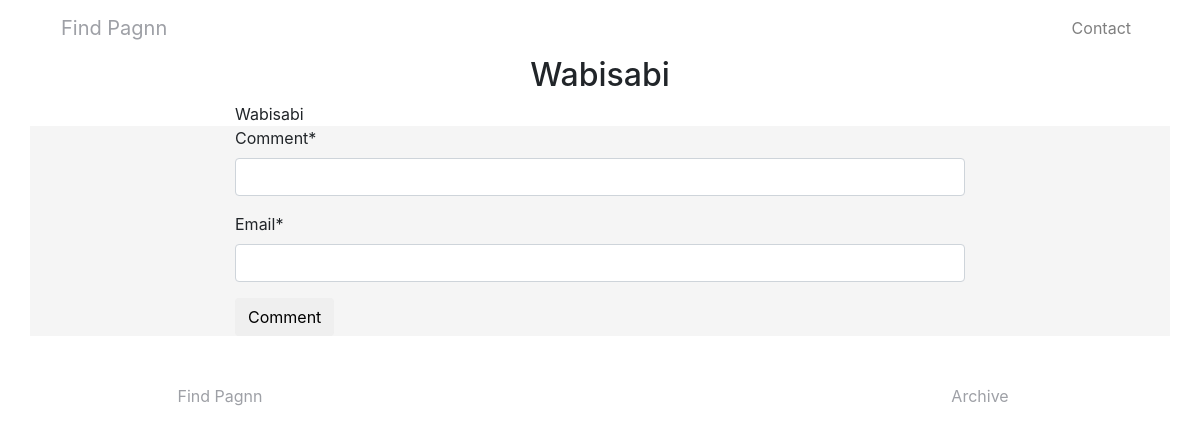
The app's page /posts/wabisabi/, older data.
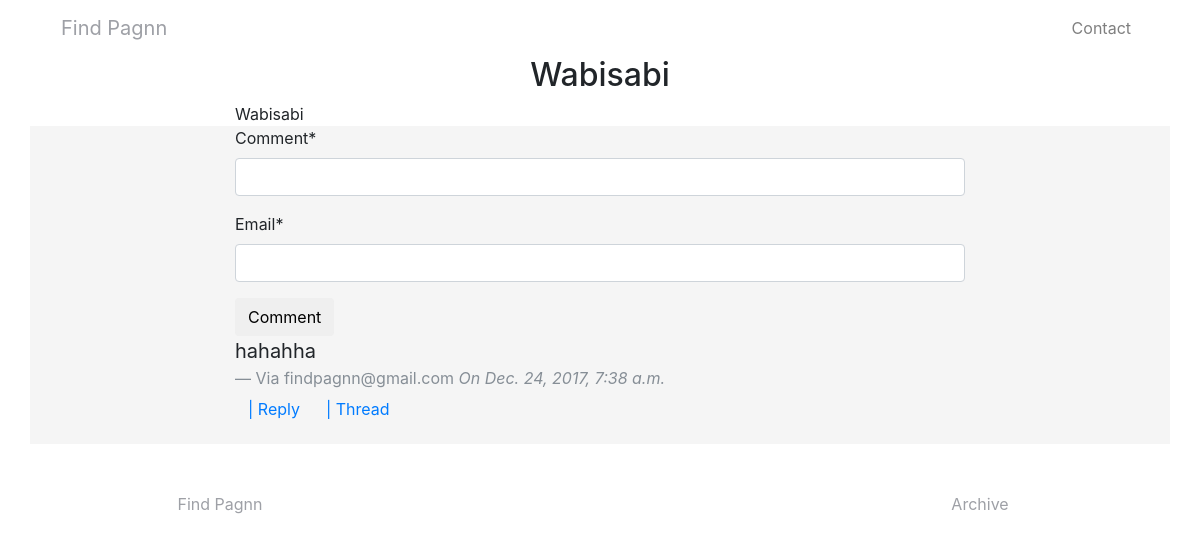
The same page, newer data.
### comments/models.py (models this page shows, shortened)
class Comment(models.Model):
	email = models.EmailField(default='findpagnn@gmail.com')
	post  = models.ForeignKey(Post,on_delete=models.CASCADE,default=1)
	content = models.CharField(max_length=150)
	timestamp = models.DateTimeField(auto_now_add=True)
	parent =models.ForeignKey('self',null=True,blank=True,on_delete=models.CASCADE)
	objects = CommentManager()
	def children(self):
		return Comment.objects.filter(parent=self)
	def get_absolute_url(self):
		return reverse('comments:thread',kwargs={'pk':self.pk})

### posts/views.py (the view, shortened to what this page needs)
# urls.py: path('<slug:slug>/',PostDetailView.as_view(),name='detail'),
class PostDetailView(DetailView):
	template_name='posts/post_detail.html'
	def get_object(self,*args,**kwargs):
		request=self.request
		slug=self.kwargs.get('slug')
		qs=Post.objects.filter(slug=slug)
		if qs.exists():
			return qs.first()
		return HttpResponse('Post not found.')
	def get_context_data(self,*args,**kwargs):
		context=super(PostDetailView,self).get_context_data(*args,**kwargs)
		instance=context['object']
		comments=instance.comment_set.all().filter(parent=None)
		context['comments']=comments
		commentForm=CommentForm()
		context['commentForm']=commentForm
		return context

### comments/forms.py
class CommentForm(forms.ModelForm):
	content=forms.CharField(widget=forms.TextInput,label='Comment')
	email=forms.EmailField(widget=forms.TextInput)
	class Meta:
		model=Comment
		fields=['content','email']

### comments/models.py (called while the page is built)
	def all(self):
		qs=super(CommentManager,self).filter(parent=None)
		return qs

### posts/models.py (called while the page is built)
	@property
	def comments(self):
		instance=self
		qs=self.comment_set.all()
		return qs

### templates/posts/post_detail.html (shortened to what this page needs)
{% extends 'base.html' %}
{% load crispy_forms_tags %}
{% block content %}
<div class='row'>
	<div class='col-12 col-md-8 col-md-offset-2 mx-auto text-center'>
	<h2>{{ object.title }}</h2>
	</div>
</div>
<div class='row'>
	<div class='col-12 col-md-8 col-md-offset-2 mx-auto'>
		<div class='content-markdown'>
{{ object.content }}
</div>
</div>
</div>
<div class='row' style='background-color: rgba(0,0,0,.04);'>
	<div class='col-12 col-md-8 col-md-offset-2 mx-auto'>
		<div>
			<form method='POST' action='.'>{% csrf_token %}
				{{ commentForm|crispy }}
				<button class='btn btn-default'>Comment</button>
			</form>
		</div>
		{% if object.comments %}
		{% for comment in object.comments %}
		<blockquote class="blockquote text-left">
  		<p class="mb-0">{{ comment.content }}</p>
 		<footer class="blockquote-footer">Via {{ comment.email }} <cite title="Source Title">On {{ comment.timestamp }}</cite></footer> <a href="#" class='btn btn-link reply-btn'>| Reply</a><a href="{{ comment.get_absolute_url }}" class='btn btn-link'>| Thread</a>
</blockquote>
		{% endfor %}
		{% endif %}
		</div>
	</div>
{% endblock content %}

Row changes from the older to the newer data that the page shows:
added Comment: content "hahahha", email "findpagnn@gmail.com", timestamp "Dec. 24, 2017, 7:38 a.m."
